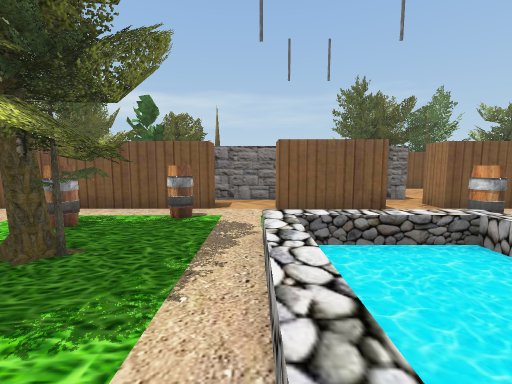
View 1 (above)

19 first-person views from a walk through a 3-D level made in the Unity game engine. The camera is 1.3 m above the floor, tilts 6° down and sees 90° across. The floor is counted in squares, 1 m on a side. Each view is taken from the middle of a square. On the plan, view 1 faces up. The plan holds only what a view shows up to about 13 squares ahead; the rest is blank. The place goes on beyond the plan. Some animated figures are left out. Some surface patterns are stand-ins.

View 2
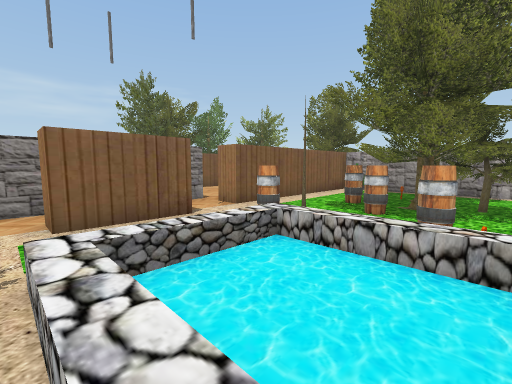

View 3
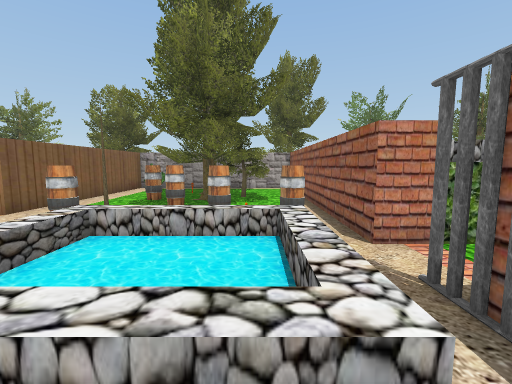

View 4
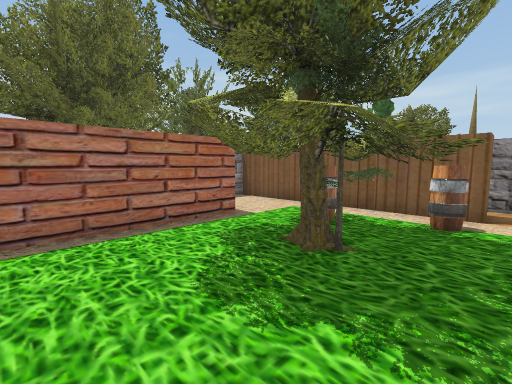

View 5
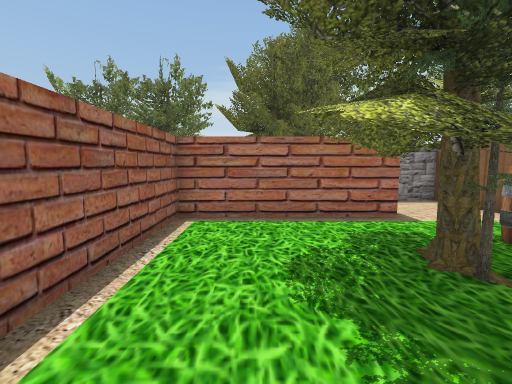

View 6
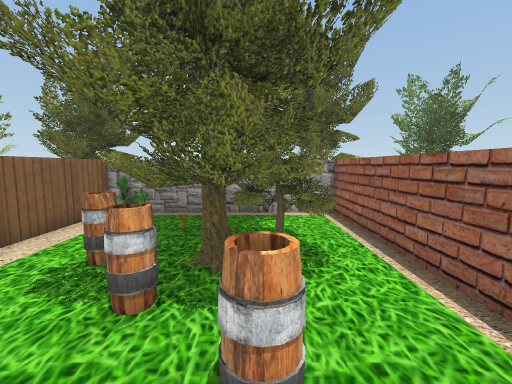

View 7
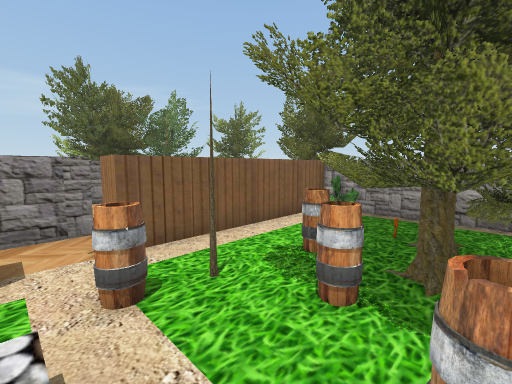

View 8
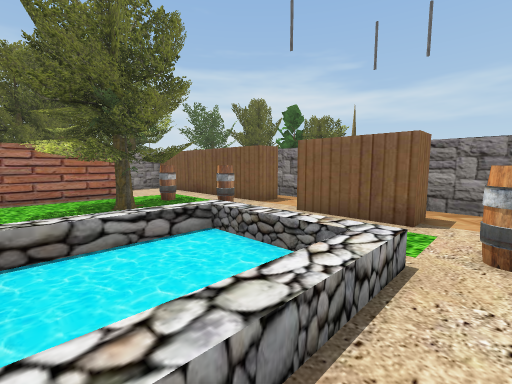

View 9
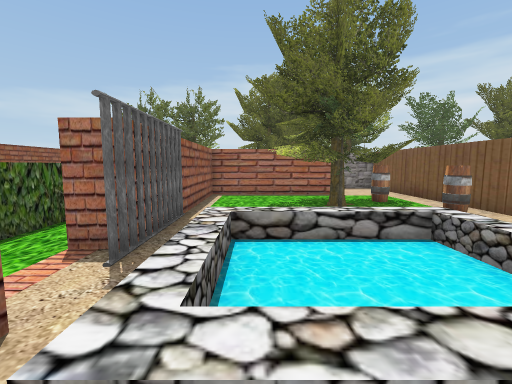

View 10
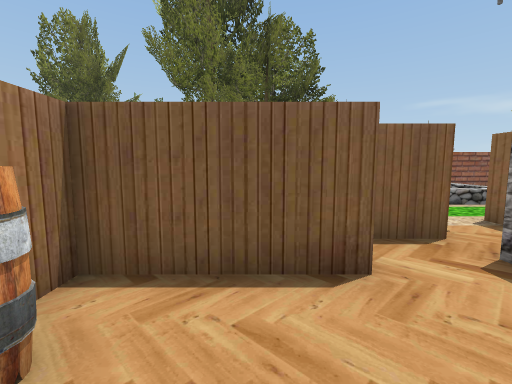

View 11
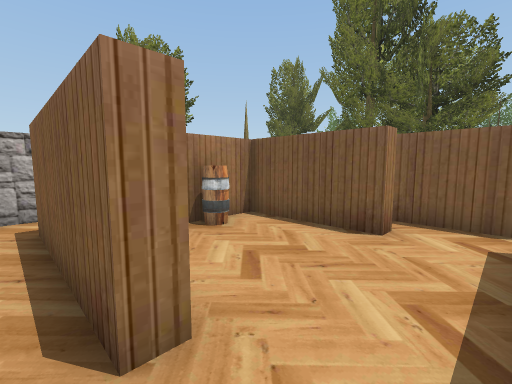

View 12
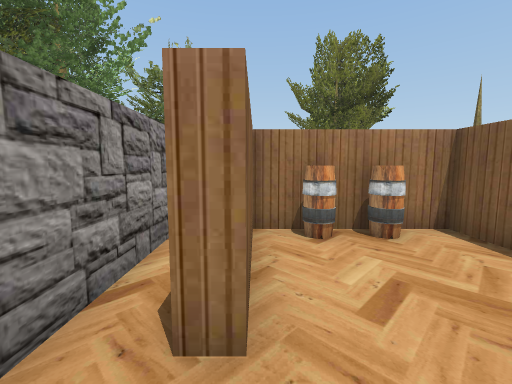

View 13
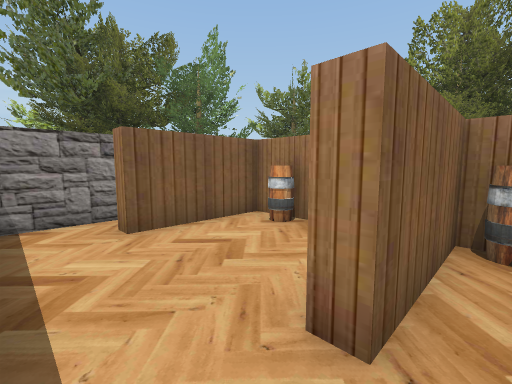

View 14
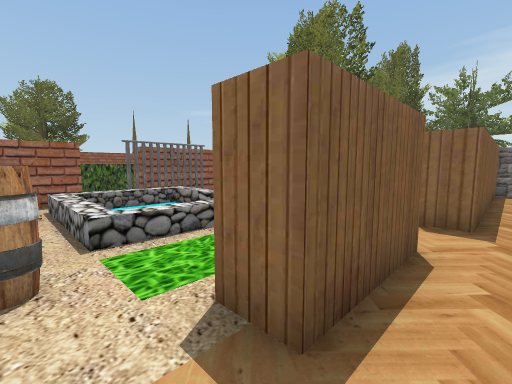

View 15
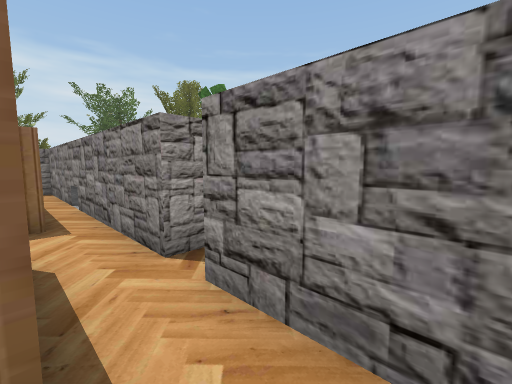

View 16
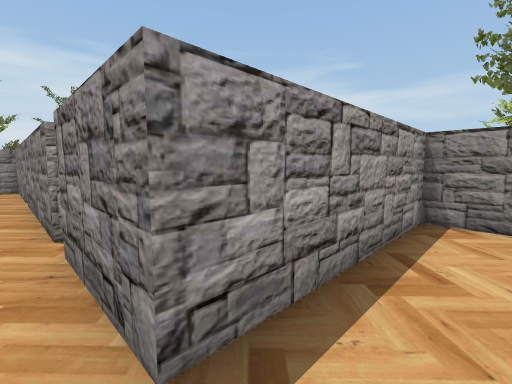

View 17
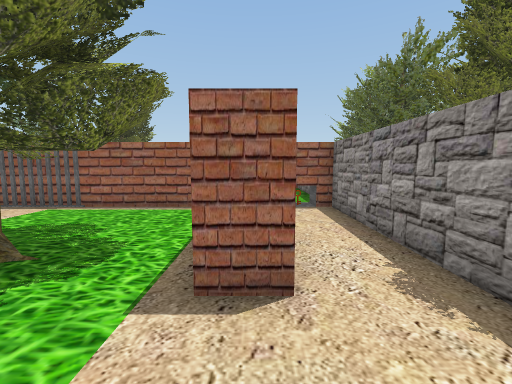

View 18
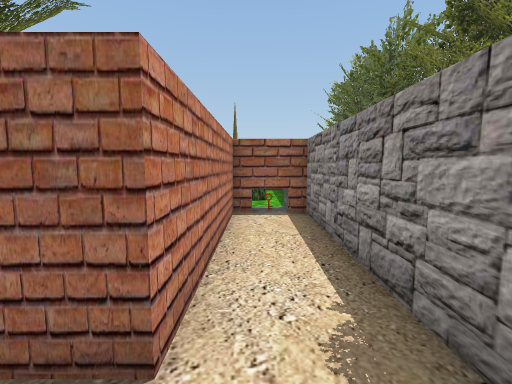

View 19
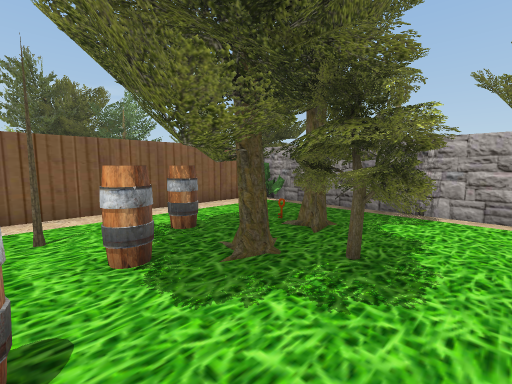

### Floor plan
Key: @ floor where view 1 was taken; # wall or solid block; x gap in a wall; . floor; / step, stairs or slope; ≈ liquid the walk keeps out of; ^ raised ledge; B barrel; T tree; G gate; O other object.
Columns run from 10 left of view 1 to 14 right of it. Each row starts with its distance up from view 1.
 16                #######
 15                #........#
 14                #..##### #
 13                #....BB
 12                #....BB
 11                #.....#
 10 ############.###..####
  9 #....................B
  8 #########..###..#########
  7 #.......B..###.........T#
  6 #.....B.B..  ..B........#
  5 #.....BT.......BT..B....#
  4 #..#..TTT./≈≈≈/..B.T.O..#
  3 #..#.TTTTT/≈≈≈/..BTTTT..#
  2 #..#...TTT/≈≈≈/BB.TTTT..#
  1 #..#....T./≈≈≈O....TTT..#
  0 #..#......@////B.... ...#
 -1 #########GG#/x###########
 -2            #.^
 -3           ###^

Positions as (right, up) in squares from view 1, and headings:
1: (0, 0), facing up
2: (0, 1), facing up-right
3: (-1, 1), facing right
4: (-1, 0), facing up-left
5: (0, 1), facing left
6: (4, 2), facing right
7: (4, 2), facing up-right
8: (5, 1), facing up-left
9: (5, 1), facing left
10: (9, 13), facing down
11: (6, 15), facing down-right
12: (6, 14), facing right
13: (6, 9), facing up-right
14: (5, 9), facing down-left
15: (5, 8), facing up-left
16: (7, 9), facing up-left
17: (-7, 7), facing down
18: (-8, 6), facing down
19: (6, 0), facing up-right
